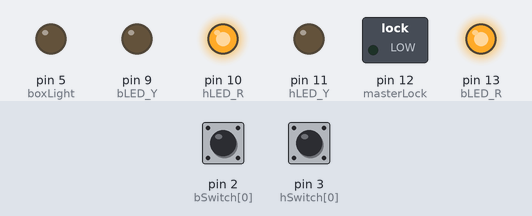
This sketch was run on a simulated Arduino Uno, built with avr-gcc and run on an emulated ATmega328P. On the bench: switched loads named in the sketch (green lamp = pin HIGH), output pins drawn as LEDs (lit = HIGH). Inputs (shaded band) come from the test bench; at power-on: pin 2 (bSwitch[0]) LOW, pin 3 (hSwitch[0]) LOW.

Above: at 1.2 s.
1.3 s: pin 2 (bSwitch[0]) pulled HIGH for 0.15 s
At 1.65 s:
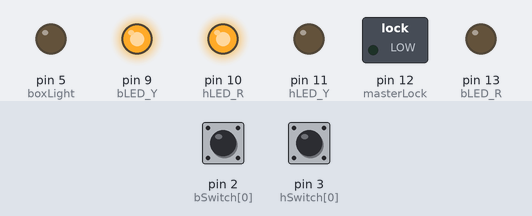
4.3 s: pin 3 (hSwitch[0]) pulled HIGH for 0.15 s
At 5.3 s:
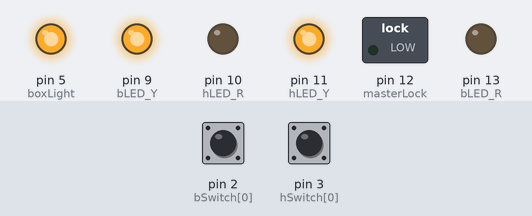
Timing chart, 0 to 7.3 s (numbered marks = the images above; inputs shaded):
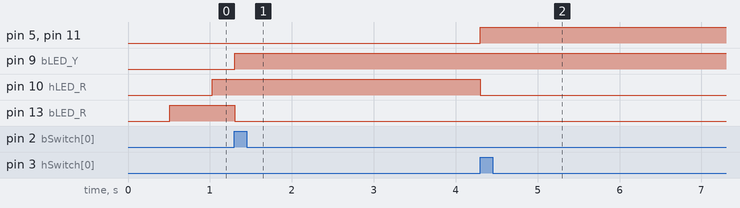

Measured:
- after the input at 1.3 s, pin 9 (bLED_Y): LOW → HIGH at once; pin 10 (hLED_R): stays HIGH (without the input it goes to HIGH after 1.6 s); pin 11 (hLED_Y): stays LOW (without the input it goes to HIGH after 1.6 s)

The sketch:

MoCo_DrawerRelease.ino
```cpp
//This code manages a simple box release mechanism with a maglock and
//Arduino Uno or similar hardware
//LOCKS!
boolean brainLocked = true;
boolean headLocked = true;
boolean boxLocked = true;

//brain switches
int bSwitch[] = {2};

//head switches
int hSwitch[] = {3};

//brain leds
const int bLED_R = 13; //red
const int bLED_Y = 9; //yellow

//head leds
const int hLED_R = 10; //red
const int hLED_Y = 11; //yellow

//box switch
const int boxSwitch = 8;

//box light
const int boxLight = 5;

//box electromagnet
const int masterLock = 12;

//Animation Controls
int currentCycle = 1;
bool cycleReverse = false;

void setup() {
  //Switches
  pinMode(bSwitch[0], INPUT);
  //pinMode(bSwitch[1], INPUT);
  //pinMode(bSwitch[2], INPUT);
  pinMode(hSwitch[0], INPUT);
  //pinMode(hSwitch[1], INPUT);
  //pinMode(hSwitch[2], INPUT);
  pinMode(boxSwitch, INPUT);

  //Lights
  pinMode(bLED_R, OUTPUT);
  pinMode(bLED_Y, OUTPUT);
  pinMode(hLED_R, OUTPUT);
  pinMode(hLED_Y, OUTPUT);
  pinMode(boxLight, OUTPUT);
  digitalWrite(boxLight, LOW);

  //Master Lock
  pinMode(masterLock, OUTPUT);
  //Serial.begin(9600);
}

void loop() {

  //IO - switches and locks
  lockTest(bSwitch[0], hSwitch[0], boxSwitch);

  //ANIMATIONS - clock, brain, head
  clockCycle();
  lockCycle();
}


// FUNCTIONS
int lockTest(int x, int y, int z) {
  int lock1 = digitalRead(x);
  if (lock1 == HIGH && brainLocked == true) {
    brainLocked = false;
  }
  int lock2 = digitalRead(y);
  if (lock2 == HIGH && brainLocked == false) {
    headLocked = false;
    digitalWrite(boxLight, HIGH);
  }
//  int lockMaster = digitalRead(z);
//  if (lockMaster == HIGH && brainLocked == false && headLocked == false) {
//    boxLocked = false;
//    digitalWrite(boxLight, HIGH);
//  }
}

int ledStatic(int ledR, int ledY) {
  digitalWrite(ledR, LOW);
  digitalWrite(ledY, HIGH);
}

int lockCycle() {
  if (brainLocked == true) {
    lockedAnim(bLED_R, bLED_Y);
  } else {
    ledStatic(bLED_R, bLED_Y);
  }
  if (brainLocked == false && headLocked == false) {
    ledStatic(hLED_R, hLED_Y);
  } else {
    if (headLocked == true) {
      lockedAnim(hLED_R, hLED_Y);
    }
  }
}

int lockedAnim(int ledR, int ledY) {
  analogWrite(ledR, currentCycle);
  analogWrite(ledY, 255 - currentCycle);
  delay(2);
}

int clockCycle() {
  if (currentCycle >= 255 && cycleReverse == false) {
    cycleReverse = true;
  } else {
    if (cycleReverse == true && currentCycle >= 1) {
      currentCycle--;
    } else {
      currentCycle++;
      cycleReverse = false;
    }
  }
}
```
